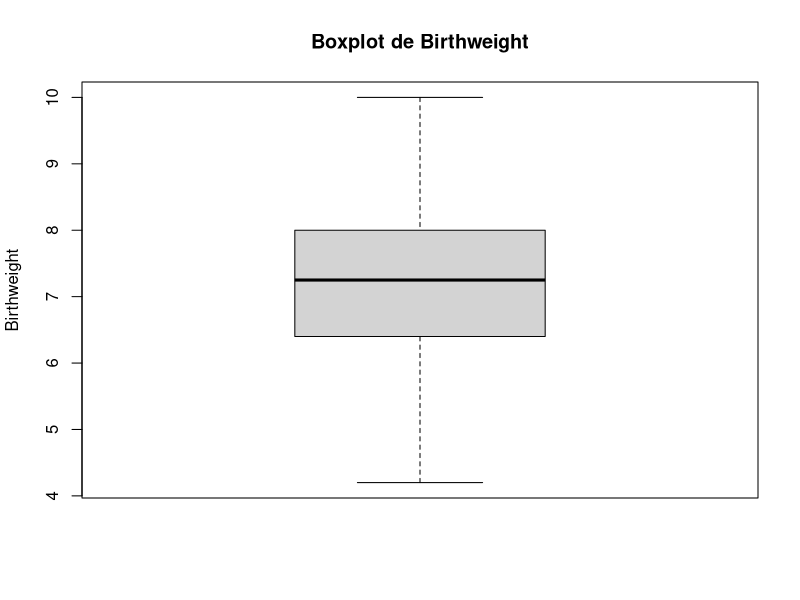
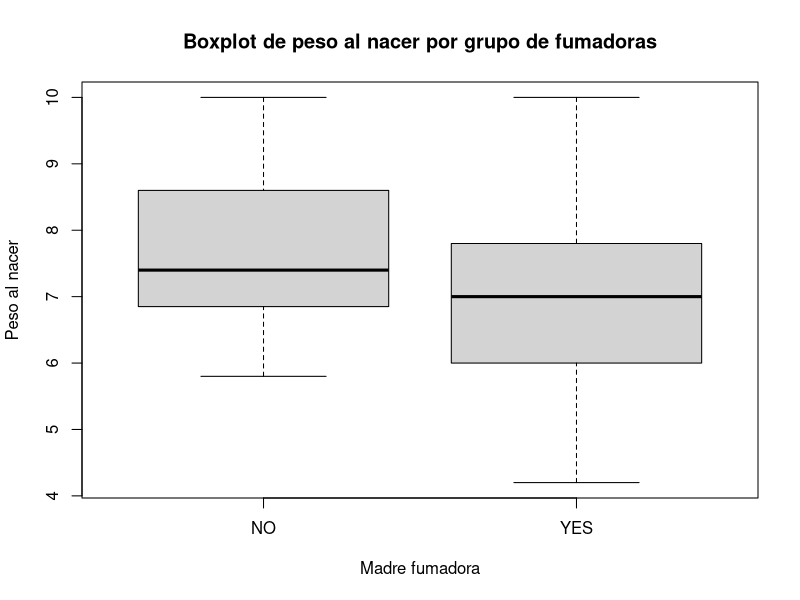

Reproduce these figures in R, in order.
## ---- chunk 1
bwt <- read.csv("./data/birthweight_reduced.csv")
head(bwt)
## ---- chunk 2
bwt$smoker <- factor(bwt$smoker, levels = c(0, 1), labels = c("NO", "YES"))
head(bwt)
## ---- chunk 3
mean_birthweight <- mean(bwt$Birthweight, na.rm = TRUE)
median_birthweight <- median(bwt$Birthweight, na.rm = TRUE)
quantile_birthweight <- quantile(bwt$Birthweight, na.rm = TRUE)


print(paste("mean_birthweight: ", mean_birthweight))
print(paste("median_birthweight: ", median_birthweight))
print(paste("quantile_birthweight: ", quantile_birthweight))
## ---- chunk 4
# Dibujar boxplot de Birthweight
bx <- boxplot(bwt$Birthweight, 
        main = "Boxplot de Birthweight",
        ylab = "Birthweight")

bx$out # No hay outliers
## ---- chunk 5
library('tidyverse')
bwt |> 
   group_by(smoker) |> 
   summarise(num_mothers = n())
## ---- chunk 6

bwt |> 
   group_by(smoker) |> 
   summarise(mean_birthweight = mean(Birthweight, na.rm = TRUE))
## ---- chunk 7
bwt |> 
   group_by(smoker) |> 
   summarise(var_birthweight = var(Birthweight, na.rm = TRUE))
## ---- chunk 8
boxplot(Birthweight ~ smoker, data = bwt,
        main = "Boxplot de peso al nacer por grupo de fumadoras",
        xlab = "Madre fumadora",
        ylab = "Peso al nacer")
## ---- chunk 9
df_sunny <- read.csv("./data/cities_sunny.csv")
head(df_sunny)
## ---- chunk 10
library(dplyr)
num_paises <- df_sunny |> 
   group_by(Country) |> 
   summarise() |> 
   nrow()
paste("Número Paises: ", num_paises)

num_ciudades <- df_sunny |> 
   group_by(City) |> 
   summarise() |> 
   nrow()
paste("Número Ciudades: ", num_ciudades)
## ---- chunk 11
um_ciudades_por_pais <- df_sunny |> 
   group_by(Country) |> 
   summarise(ciudades = n_distinct(City))

print(um_ciudades_por_pais)
## ---- chunk 12

## ---- chunk 13
library(dplyr)
max_sunny_jan <- df_sunny |> 
   slice_max(order_by = Jan, n = 1) |> 
   select(City, Jan)

print(max_sunny_jan)
## ---- chunk 14

max_trimestre <- df_sunny %>%
  mutate(total_enero_marzo = Jan + Feb + Mar) |>
  slice_max(order_by = total_enero_marzo, n = 1) |>
  select(City, total_enero_marzo)

print(max_trimestre)
## ---- chunk 15
library(dplyr)
max_anual <- df_sunny %>% mutate(total_anual = rowSums(select(., Jan:Dec))) |> 
   slice_max(order_by = total_anual, n = 1) |> 
   select(City, total_anual)

print(max_anual)
## ---- chunk 16
df_sunny |> 
   group_by(Country) |> 
   summarise(count = n(), mean_january = mean(Jan)) |>
   arrange(desc(count)) |>
   slice(1)

## ---- chunk 17
madrid <- df_sunny |>
  filter(City == "Madrid") |>
  select(Jan:Dec)

mean_madrid <- madrid |> unlist() |> mean(na.rm = TRUE)
median_madrid <- madrid |> unlist() |> median(na.rm = TRUE)

paste("Media de horas soleadas al mes en Madrid:", mean_madrid)
paste("Mediana de horas soleadas al mes en Madrid:", median_madrid)
